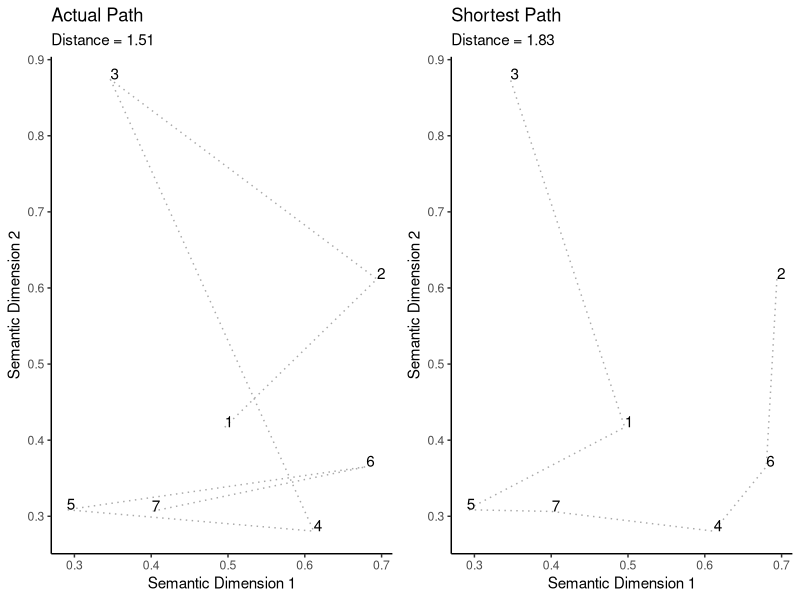

Write R code to recreate this figure.
###########################################
#### Traveling Salesman Visualization #####
###########################################

# ============================================================================
# Traveling Salesman Problem (TSP) Simulation for Narrative Trajectory Analysis
# ============================================================================
# This code demonstrates the concept of narrative linearity by comparing
# an actual sequential path through narrative segments (representing the order
# segments appear in a text) with the shortest possible path through the same
# points in semantic space. The greater the difference between these paths,
# the more nonlinear the narrative structure.
#
# The visualization creates two side-by-side plots:
# 1. Actual Path: segments visited in sequential order (1→2→3→4→5→6→7)
# 2. Shortest Path: optimal TSP solution minimizing total distance

# See: Piper, A., & Toubia, O. (2023). A quantitative study of non-linearity 
#in storytelling. Poetics, 98, 101793.

# ============================================================================

library(ggplot2)   # For creating plots
library(gtools)    # General tools for data manipulation
library(TSP)       # For solving the Traveling Salesman Problem
library(gridExtra) # For arranging multiple plots side-by-side

# Generate simulated data: 7 random points in 2D semantic space
# Each point represents a narrative segment's position in embedding space
# runif(7) generates 7 random numbers between 0 and 1
etsp <- ETSP(data.frame(x = runif(7), y = runif(7)))

# Solve the TSP to find the shortest route visiting all points exactly once
# start = 1 specifies that the route should begin at point 1
tour <- solve_TSP(etsp, start = 1)

# ============================================================================
# PLOT 1: SHORTEST PATH (Optimal TSP Solution)
# ============================================================================

# Create data frame from the original coordinates
etsp_df <- data.frame(x = etsp[,1], y = etsp[,2])

# Rearrange points according to the optimal tour order found by TSP solver
# This reorders the rows so they follow the shortest path sequence
tour_order <- tour
etsp_df <- etsp_df[tour_order, ]

# Calculate total Euclidean distance of the optimal tour
# tour_length() sums all segment distances in the optimal path
dist1 <- round(tour_length(tour), digits=2)

# Create plot showing the shortest possible path through all points
p1 <- ggplot() +
  theme_classic() +
  # Draw dotted line connecting points in optimal order
  geom_path(data = etsp_df, aes(x, y), color = "darkgrey", linetype = "dotted") +
  # Label each point with its position in the optimal tour sequence
  geom_text(data = etsp_df, aes(x, y, label = tour_order), hjust=0, vjust = 0) +
  # Add title and distance subtitle
  labs(title = "Shortest Path", subtitle = paste("Distance = ", dist1, sep="")) +
  xlab("Semantic Dimension 1") +
  ylab("Semantic Dimension 2")

# ============================================================================
# PLOT 2: ACTUAL PATH (Sequential Order)
# ============================================================================

# Create second data frame with same original coordinates
etsp_df2 <- data.frame(x = etsp[,1], y = etsp[,2])

# Create sequential order (1, 2, 3, 4, 5, 6, 7)
# This represents visiting segments in the order they appear in the narrative
tour_order2 <- seq(1:7)
etsp_df2 <- etsp_df2[tour_order2, ]

# Calculate distance for sequential path
# dist() creates a distance matrix; [1:6] gets distances between consecutive points
# sum() adds these consecutive distances to get total path length
dist2 <- round(sum(dist(etsp_df2)[1:6]), digits=2)

# Create plot showing the actual sequential narrative path
p2 <- ggplot() +
  theme_classic() +
  # Draw dotted line connecting points in sequential order (1→2→3→4→5→6→7)
  geom_path(data = etsp_df2, aes(x, y), color = "darkgrey", linetype = "dotted") +
  # Label each point with its sequential position
  geom_text(data = etsp_df2, aes(x, y, label = tour_order2), hjust=0, vjust = 0) +
  # Add title and distance subtitle
  labs(title = "Actual Path", subtitle = paste("Distance = ", dist2, sep="")) +
  xlab("Semantic Dimension 1") +
  ylab("Semantic Dimension 2")

# ============================================================================
# DISPLAY RESULTS
# ============================================================================

# Arrange both plots side-by-side for comparison
# Actual Path (left) vs Shortest Path (right)
# The difference in distances quantifies narrative nonlinearity
grid.arrange(p2, p1, ncol = 2)
